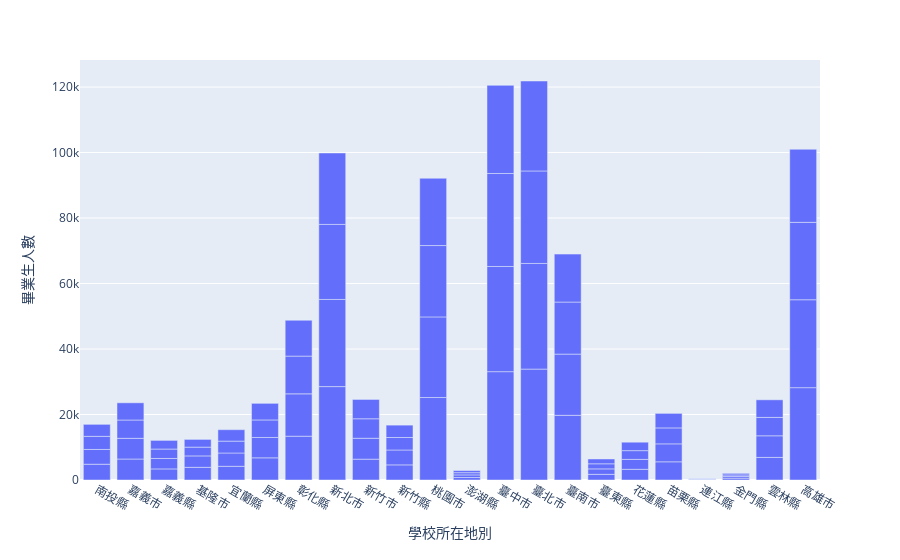

Here is the notebook cell this chart was saved with:
### Code cell
import plotly.express as px
fig = px.bar(result, x="學校所在地別", y="畢業生人數")
fig.show()

### Figure 1 — Plotly figure (JSON) as saved in the notebook; plotly's stock layout.template omitted (floating-point values rounded to 4 significant figures)
{"data": [{"alignmentgroup": "True", "hovertemplate": "學校所在地別=%{x}<br>畢業生人數=%{y}<extra></extra>", "legendgroup": "", "marker": {"color": "#636efa", "pattern": {"shape": ""}}, "name": "", "offsetgroup": "", "orientation": "v", "showlegend": false, "textposition": "auto", "type": "bar", "x": ["南投縣", "嘉義市", "嘉義縣", "基隆市", "宜蘭縣", "屏東縣", "彰化縣", "新北市", "新竹市", "新竹縣", "桃園市", "澎湖縣", "臺中市", "臺北市", "臺南市", "臺東縣", "花蓮縣", "苗栗縣", "連江縣", "金門縣", "雲林縣", "高雄市", "南投縣", "嘉義市", "嘉義縣", "基隆市", "宜蘭縣", "屏東縣", "彰化縣", "新北市", "新竹市", "新竹縣", "桃園市", "澎湖縣", "臺中市", "臺北市", "臺南市", "臺東縣", "花蓮縣", "苗栗縣", "連江縣", "金門縣", "雲林縣", "高雄市", "南投縣", "嘉義市", "嘉義縣", "基隆市", "宜蘭縣", "屏東縣", "彰化縣", "新北市", "新竹市", "新竹縣", "桃園市", "澎湖縣", "臺中市", "臺北市", "臺南市", "臺東縣", "花蓮縣", "苗栗縣", "連江縣", "金門縣", "雲林縣", "高雄市", "南投縣", "嘉義市", "嘉義縣", "基隆市", "宜蘭縣", "屏東縣", "彰化縣", "新北市", "新竹市", "新竹縣", "桃園市", "澎湖縣", "臺中市", "臺北市", "臺南市", "臺東縣", "花蓮縣", "苗栗縣", "連江縣", "金門縣", "雲林縣", "高雄市"], "xaxis": "x", "y": [4816, 6411, 3383, 3872, 4182, 6772, 13379, 28522, 6362, 4618, 25184, 757, 33087, 33871, 19756, 1728, 3267, 5558, 115, 558, 6895, 28195, 4517, 6317, 3196, 3483, 4065, 6212, 12930, 26616, 6389, 4547, 24617, 799, 32116, 32259, 18690, 1669, 3029, 5476, 76, 565, 6607, 26847, 3997, 5595, 2879, 2681, 3625, 5354, 11529, 22914, 5944, 3814, 21795, 679, 28402, 28251, 15896, 1554, 2668, 4870, 81, 434, 5613, 23646, 3669, 5254, 2637, 2360, 3493, 5073, 10949, 21812, 5904, 3778, 20550, 651, 26919, 27468, 14650, 1470, 2579, 4440, 96, 474, 5373, 22310], "yaxis": "y"}], "layout": {"barmode": "relative", "legend": {"tracegroupgap": 0}, "margin": {"t": 60}, "xaxis": {"anchor": "y", "domain": [0, 1], "title": {"text": "學校所在地別"}}, "yaxis": {"anchor": "x", "domain": [0, 1], "title": {"text": "畢業生人數"}}}}
